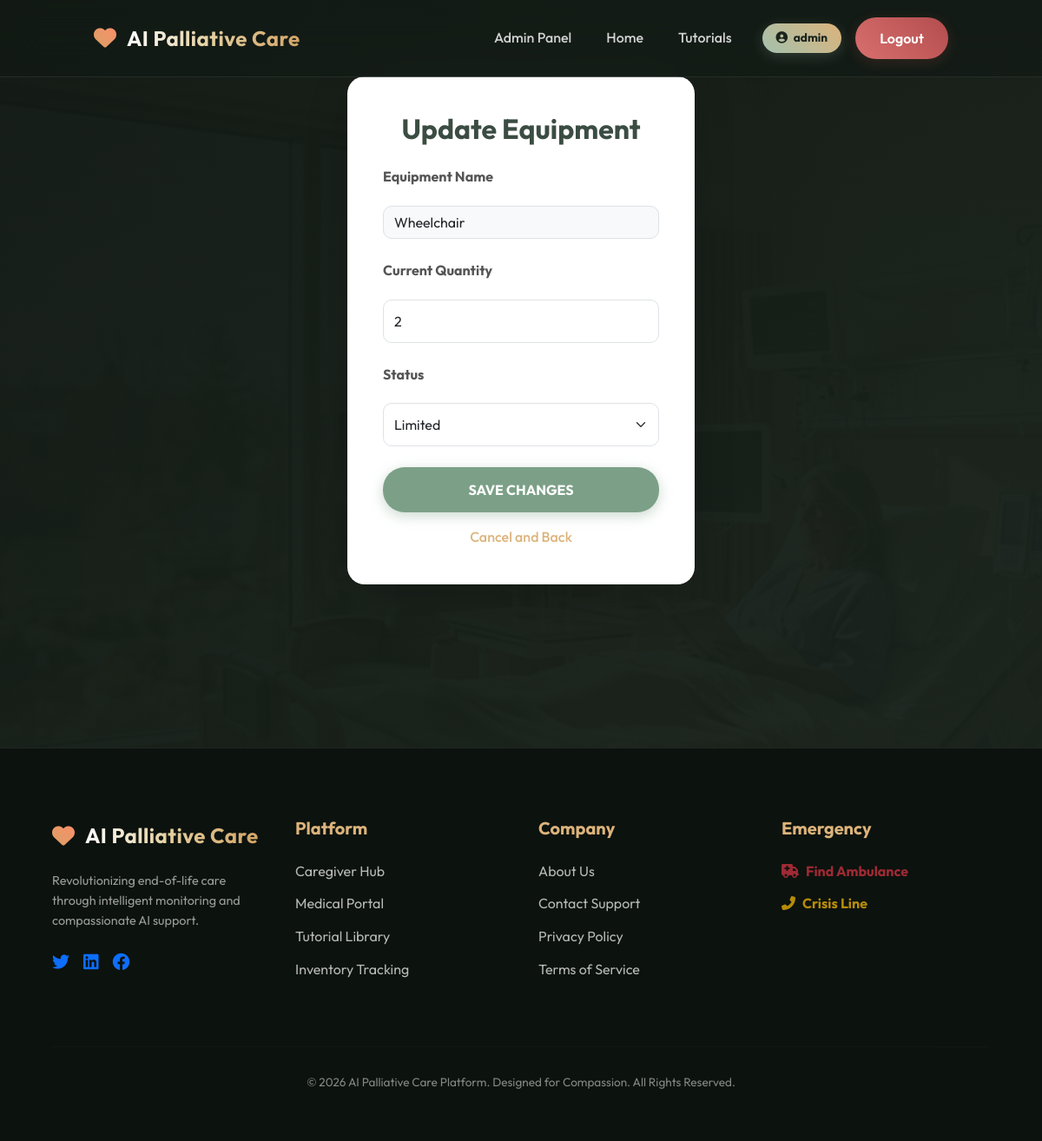
Screenshot of /update_item/2 (signed in) with the database file from the repository.
### tables this page shows
CREATE TABLE medical_items(
        id INTEGER PRIMARY KEY AUTOINCREMENT,
        item_name TEXT,
        quantity INTEGER,
        status TEXT
    );

### app.py (the view, shortened to what this page needs)
@app.route("/update_item/<int:id>", methods=["GET", "POST"])
def update_item(id):
    if session.get("role") != "admin":
        return redirect("/medical_items")
    conn = get_db()
    item = conn.execute("SELECT * FROM medical_items WHERE id=?", (id,)).fetchone()
    return render_template("update_item.html", item=item)

### app.py (called while the page is built)
@app.after_request
def add_header(response):
    response.cache_control.no_store = True
    response.cache_control.no_cache = True
    response.cache_control.must_revalidate = True
    response.cache_control.max_age = 0
    return response

def get_db():
    if 'db' not in g:
        g.db = sqlite3.connect(DB, timeout=20)
        g.db.row_factory = sqlite3.Row
        g.db.execute("PRAGMA journal_mode=WAL")
    return g.db

### templates/update_item.html (shortened to what this page needs)
{% extends "base.html" %}
{% block content %}
<div class="container py-5">
    <div class="form-box shadow-lg" style="border-radius: 20px; width: 400px; background: white; padding: 40px;">
        <h2 class="fw-bold mb-4 text-center" style="color: #3b4d42;">Update Equipment</h2>
        <form action="/update_item/{{ item.id }}" method="POST">
            <div class="mb-4 text-start">
                <label class="form-label fw-bold" style="color: #555;">Equipment Name</label>
                <input type="text" class="form-control" value="{{ item.item_name }}" disabled style="background: #f8f9fa; border-radius: 10px;">
            </div>
            <div class="mb-4 text-start">
                <label class="form-label fw-bold" style="color: #555;">Current Quantity</label>
                <input type="number" name="quantity" class="form-control" value="{{ item.quantity }}" required style="border-radius: 10px; padding: 12px;">
            </div>
            <div class="mb-4 text-start">
                <label class="form-label fw-bold" style="color: #555;">Status</label>
                <select name="status" class="form-select" required style="border-radius: 10px; padding: 12px;">
                    <option value="Limited" {% if item.status == 'Limited' %}selected{% endif %}>Limited</option>
                </select>
            </div>
            <button type="submit" class="btn w-100" style="background: #7ca087; color: white; border-radius: 25px; padding: 14px; font-weight: bold; font-size: 16px; border: none; box-shadow: 0 4px 15px rgba(124, 160, 135, 0.4);">
                SAVE CHANGES
            </button>
            <div class="text-center mt-3">
                <a href="/medical_items" class="link" style="color: #dcb37b; font-weight: 500; text-decoration: none;">Cancel and Back</a>
            </div>
        </form>
    </div>
</div>
{% endblock %}

### static/css/style.css (style rules this page uses)
:root { --primary: #a3c1ad; --secondary: #dcb37b; --dark: #121914; --glass: rgba(255, 255, 255, 0.03); --glass-border: rgba(255, 255, 255, 0.08); --transition: all 0.4s cubic-bezier(0.2, 1, 0.3, 1); }
body { font-family: 'Outfit', sans-serif; margin: 0; background: linear-gradient(135deg, rgba(18, 25, 20, 0.98), rgba(25, 35, 28, 0.96)), url('../images/real_ward.png') center/cover fixed; color: #fdfdfd; min-height: 100vh; overflow-x: hidden; line-height: 1.6; }
.container { padding: 20px; padding-top: 100px; }
.link { color: var(--secondary); text-decoration: none; font-weight: 500; transition: var(--transition); }
.btn { padding: 12px 28px; border-radius: 30px; font-weight: 600; transition: var(--transition); border: none; cursor: pointer; text-decoration: none; display: inline-flex; align-items: center; justify-content: center; gap: 8px; }
.form-box { background: rgba(255, 255, 255, 0.05); backdrop-filter: blur(25px); -webkit-backdrop-filter: blur(25px); border: 1px solid var(--glass-border); padding: 50px 40px; width: 100%; max-width: 450px; margin: 40px auto; border-radius: 32px; box-shadow: 0 25px 50px rgba(0, 0, 0, 0.3); position: relative; z-index: 2; }
input, select, textarea { width: 100%; padding: 14px 20px; margin: 12px 0; background: rgba(255, 255, 255, 0.05); border: 1px solid var(--glass-border); border-radius: 12px; color: white; font-family: inherit; transition: var(--transition); }
select option { background: #1a241d; color: white; }

### rows the page displays
medical_items: item_name "Wheelchair", quantity "2", status "Limited"

### other values shown
{{ session["user"] }} "admin"
